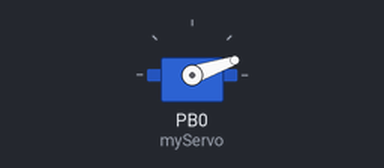
The sketch below on a simulated ATtiny85, built with avr-gcc and run on an emulated ATtiny85. Shown: servo.

Above: at 0.05 s.
At 0.35 s:
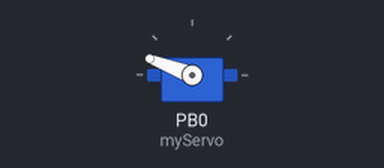
At 0.5 s:
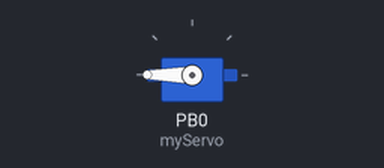
At 1.0 s:
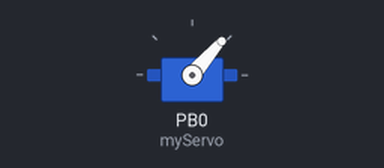
Timing chart, 0 to 3.0 s (numbered marks = the images above):
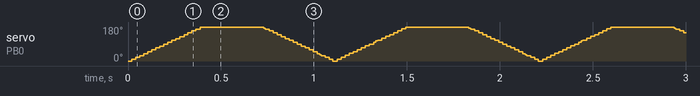

The sketch:

ServoMotor_Test.ino
```cpp
#include <SoftwareServo.h>

SoftwareServo myServo;
void setup() {
  myServo.attach(0);
  SoftwareServo::refresh();
}

void loop() {
  for (int i = 0; i <= 255; i++) {
    myServo.write(i);
    SoftwareServo::refresh();
    delay(2);
  }
  for (int i = 255; i >= 0; i--) {
    myServo.write(i);
    SoftwareServo::refresh();
    delay(2);
  }

}
```
